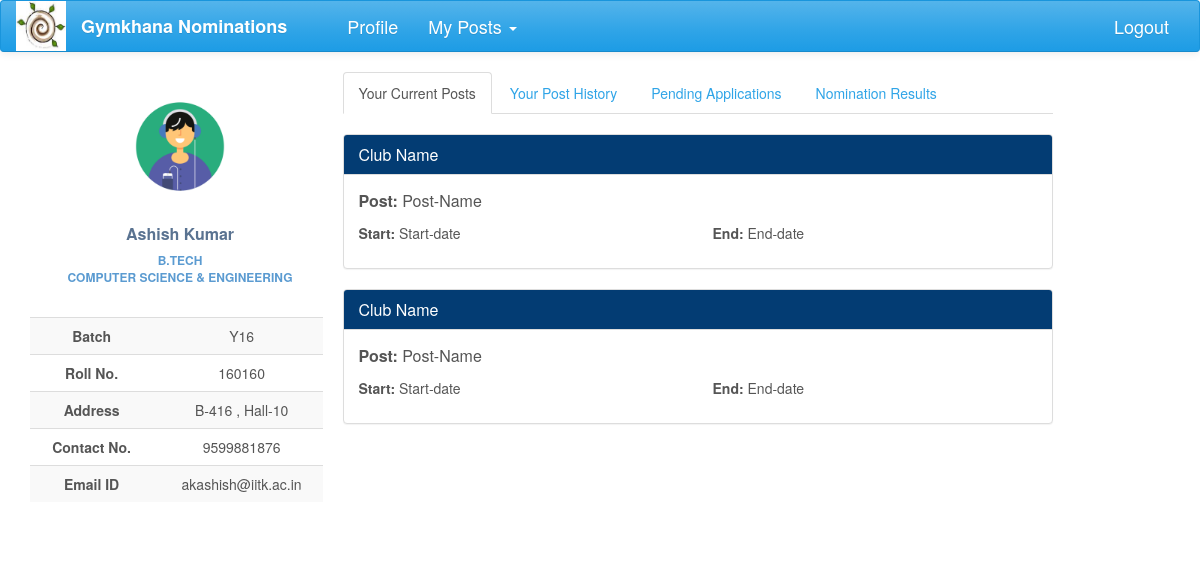
The page /nominations/profile/ (signed in) on the database its author committed.
### nomi/models.py (models this page shows, shortened)
class UserProfile(models.Model):
    user = models.OneToOneField(User, on_delete=models.CASCADE)
    name = models.CharField(max_length=40, blank=True)
    roll_no = models.IntegerField(null=True)
    year = models.CharField(max_length=4, choices=YEAR, default='Y16')
    programme = models.CharField(max_length=7, choices=PROGRAMME, default='B.Tech')
    department = models.CharField(max_length=200, choices=DEPT, default=None)
    hall = models.CharField(max_length=10, choices=HALL, default=1)
    room_no = models.CharField(max_length=10, null=True)

### nomi/views.py (the view)
@login_required
def profile_view(request):
    pk = request.user.pk
    history=PostHistory.objects.filter(user=request.user)
    try:
        user_profile = UserProfile.objects.get(user__id=pk)
        return render(request, 'profile1.html', context={'user_profile': user_profile ,'history':history})
    except ObjectDoesNotExist:
        return HttpResponseRedirect('create')

### nomi/global_contexts.py (called while the page is built)
def context(request):
    if request.user.is_authenticated:
        my_profile = UserProfile.objects.get(user=request.user)
        my_posts = Post.objects.filter(post_holders=request.user)
        return {'my_posts':my_posts,'my_profile':my_profile}
    else:
        return {'my_posts': 0, 'my_profile': 0}

### nomi/models.py (called while the page is built)
    def __str__(self):
        return self.club_name

### nomi/templates/profile1.html (shortened to what this page needs)
{% extends 'base2.html' %}
{% load staticfiles %}
{% load bootstrap %}
{% block content %}
    <div class="profile-content">
                <ul class="nav nav-tabs">
                    <li class="active"><a href="#current-posts" data-toggle="tab" aria-expanded="true">Your Current Posts</a></li>
                    <li><a href="#post-history" data-toggle="tab" aria-expanded="true">Your Post History</a></li>
                    <li><a href="#pending" data-toggle="tab" aria-expanded="false">Pending Applications</a></li>
                    <li><a href="#declared" data-toggle="tab" aria-expanded="false">Nomination Results</a></li>
                </ul>
                <div id="myTabContent" class="tab-content">
                    <div class="tab-pane fade active in profile-nominations" id="current-posts">
                        <br>
                        <div class="panel panel-info">
                            <div class="panel-heading">
                                <h3 class="panel-title">Club Name</h3>
                            </div>
                            <div class="panel-body">
                                <p class="profile-post-name"><span>Post:</span> Post-Name</p>
                                <div class="row">
                                    <div class="col-lg-6">
                                        <p><span>Start:</span> Start-date</p>
                                    </div>
                                    <div class="col-lg-6">
                                        <p><span>End:</span> End-date</p>
                                    </div>
                                </div>
                            </div>
                        </div>
                        <div class="panel panel-info">
                            <div class="panel-heading">
                                <h3 class="panel-title">Club Name</h3>
                            </div>
                            <div class="panel-body">
                                <p class="profile-post-name"><span>Post:</span> Post-Name</p>
                                <div class="row">
                                    <div class="col-lg-6">
                                        <p><span>Start:</span> Start-date</p>
                                    </div>
                                    <div class="col-lg-6">
                                        <p><span>End:</span> End-date</p>
                                    </div>
                                </div>
                            </div>
                        </div>
                    </div>
                </div>
            </div>
{% endblock %}

### nomi/templates/base2.html (shortened to what this page needs)
<!DOCTYPE html>
<html lang="en">
{% load staticfiles %}
{% load bootstrap %}
<head>
    <link href="https://maxcdn.bootstrapcdn.com/bootswatch/3.3.7/cerulean/bootstrap.min.css" rel="stylesheet"
>
    <link href="https://maxcdn.bootstrapcdn.com/font-awesome/4.7.0/css/font-awesome.min.css" rel="stylesheet"
>
    <link rel="stylesheet" href="{% static 'nomi/css/main.css' %}" type="text/css">
</head>
<body>
{% block navigation %}
<nav class="navbar navbar-default" id="navbar">
    <div class="container-fluid">
        <div class="navbar-header">
            <a href="#">
                <div>
                    <img src="{% static 'nomi/img/gym.jpg' %}" width="50" height="50">
                </div>
            </a>
        </div>
        <div class="collapse navbar-collapse" id="bs-example-navbar-collapse-1">
            <ul class="nav navbar-nav">
                <li><a href="{% url 'index' %}" id="brand">Gymkhana Nominations</a></li>
                <li><a href="{% url 'profile' %}" id="navbar-links">Profile</a></li>
                {% block posts%}
                {% if my_posts %}
                <li class="dropdown">
                    <a href="#" class="dropdown-toggle" id="navbar-links" data-toggle="dropdown" role="button"
                       aria-expanded="false">My Posts <span class="caret"></span></a>
                </li>
                {% endif %}
                {% endblock %}
            </ul>
            <ul class="nav navbar-nav navbar-right">
                <li id="navbar-links"><a href="{% url 'logout' %}?next={% url 'login' %}">Logout</a></li>
            </ul>
        </div>
    </div>
</nav>
{% endblock %}
<div class="container-fluid">
    <div class="row profile">
        <div class="col-lg-3 col-md-3">
            {% block profile %}
            <div class="profile-sidebar">
                <div class="profile-userpic">
                    <img src="{% static 'nomi/img/logo.gif' %}" class="img-responsive" alt="">
                </div>
                <div class="profile-usertitle">
                    <div class="profile-usertitle-name">
                        {{my_profile.name}}
                    </div>
                    <div class="profile-usertitle-job">
                        {{my_profile.programme}} <br> {{my_profile.department}}
                    </div>
                </div>
                <div class="profile-usermenu">
                    <table class="table table-striped table-hover ">
                        <tbody>
                        <tr>
                            <td id="topic">Batch</td>
                            <td>{{my_profile.year}} </td>
                        </tr>
                        <tr>
                            <td id="topic">Roll No.</td>
                            <td>{{my_profile.roll_no}} </td>
                        </tr>
                        <tr>
                            <td id="topic">Address</td>
                            <td>{{my_profile.room_no}} , Hall-{{my_profile.hall}}</td>
                        </tr>
                        <tr>
                            <td id="topic">Contact No.</td>
                            <td>9599881876</td>
                        </tr>
                        <tr>
                            <td id="topic">Email ID</td>
                            <td>{{my_profile.user}}@iitk.ac.in</td>
                        </tr>
                        </tbody>
                    </table>
                </div>
            </div>
            {% endblock %}
        </div>
        <div class="col-lg-8 col-md-8">
            {% block content %}{% endblock %}
        </div>
    </div>
</div>
</body>
</html>

### nomi/static/nomi/css/main.css (style rules this page uses)
#brand { text-decoration: none; font-size: large; font-weight: bold; margin-right: 30px; }
#navbar-links { font-size: large; }
#navbar { position: fixed; width: 100%; z-index: 100; }
body { background: #ffffff; }
.profile { margin: 20px 0; }
.profile-sidebar { padding: 20px 0 10px 0; width: 300px; margin-top: 50px; }
.profile-userpic img { float: none; margin: 0 auto; width: 50%; height: 50%; -webkit-border-radius: 50% !important; -moz-border-radius: 50% !important; border-radius: 50% !important; }
.profile-usertitle { text-align: center; margin-top: 20px; }
.profile-usertitle-name { color: #5a7391; font-size: 16px; font-weight: 600; margin-bottom: 7px; }
.profile-usertitle-job { text-transform: uppercase; color: #5b9bd1; font-size: 12px; font-weight: 600; margin-bottom: 15px; }
.profile-usermenu { margin-top: 30px; }
.profile-usermenu table tbody tr td { text-align: center; }
#topic { font-weight: bolder; }
.profile-content { z-index: 0; margin-top: 32px; padding: 20px; background: #ffffff; min-height: 460px; }
.panel-body p span { margin-bottom: 20px; }
.profile-nominations div div p span { font-weight: bold; }
.profile-post-name { font-size: medium; }

### rows shown on the page
UserProfile: name "Ashish Kumar", programme "B.TECH", department "COMPUTER SCIENCE & ENGINEERING", year "Y16", roll_no "160160", room_no "B-416", hall "10", user "akashish"
